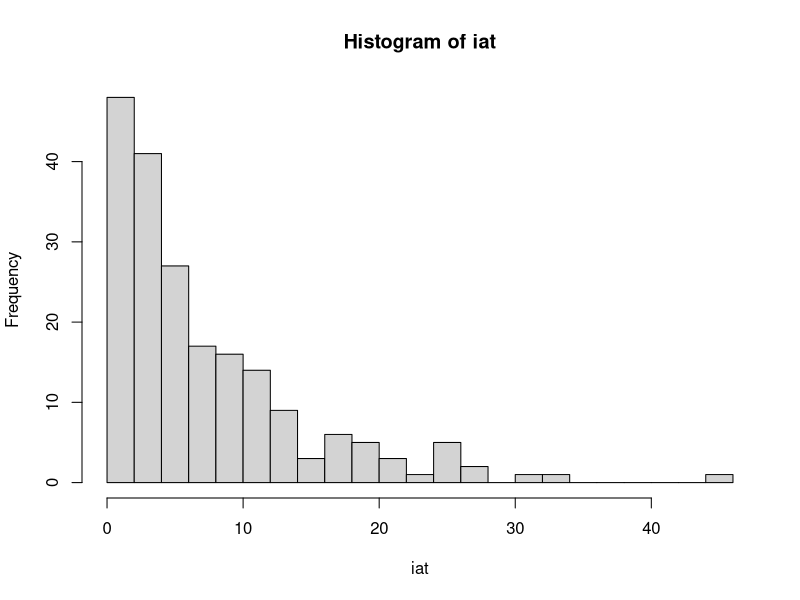
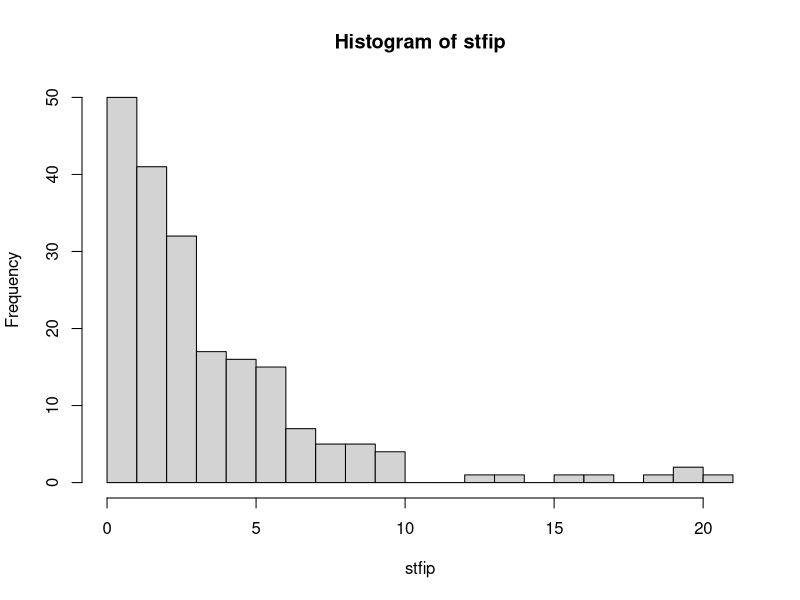
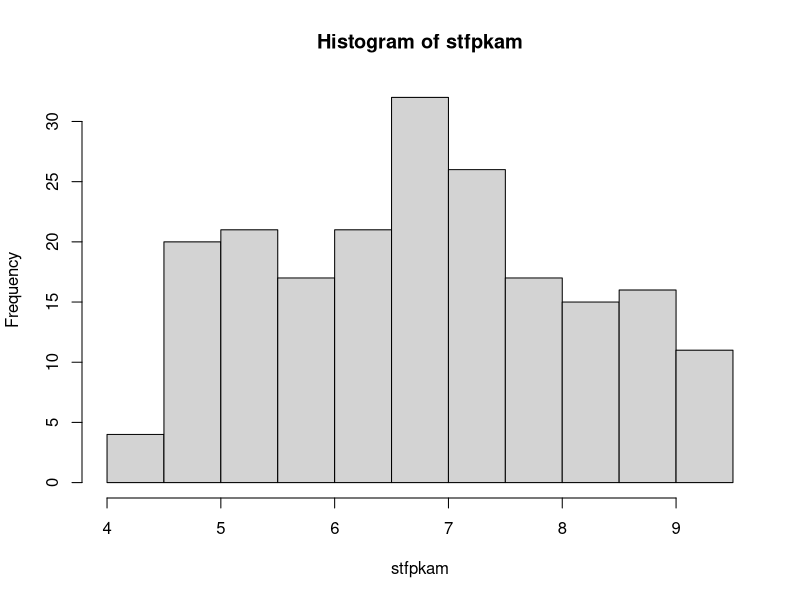

Recreate these plots in R, in order.
library(tidyr)
library(readxl)
library(stringr)
library(purrr)

data <- read.csv("Data_File_2818482.csv", header = FALSE, sep = "\t")

# Clean up the nonsense format of the file
ncols <- ncol(data)

data2 <- data.frame("interarrival_times" = unlist(data[1,2:ncols]),
                    "service_times_for_initial_phase" = unlist(data[2, 2:ncols]),
                    "service_times_for_placing_keyboard_and_mouse" = unlist(data[3, 2:ncols]),
                    "service_times_for_assembling_the_case" = unlist(data[4, 2:ncols])) %>% subset(complete.cases(.))
  

# starting with interarrival times...
iat <- data2$interarrival_times
iat_hist <- hist(iat, breaks = "FD")
# looks roughly exponential, with what seems like an outlier
# MLE would be n/sum(iat)
n_iat <- length(iat)
sum_iat <- sum(iat)
mle_iat <- n_iat/sum_iat
# test if the interarrival times follow an exponential(mle_iat) distribution
iat_test <- ks.test(iat, "pexp", rate=mle_iat, alternative = "two.sided")
# will need to correct the test statistic given we've estimated the distribution parameter from the data
# test stat will have a 95% sig level critical value of 1.094
iat_test_stat_corrected <- (iat_test$statistic - (0.2/n_iat))*(sqrt(n_iat) + 0.26 + (0.5/(sqrt(n_iat))))
# giving a corrected test statistics of 0.513 - Therefore, we can conclude that the interarrival times follow
# an exponential distribution with rate parameter =  0.138428

# looking at service times for initial phase
stfip <- data2$service_times_for_initial_phase
stfip_hist <- hist(stfip, breaks = "FD")
# not entirely clear what this is - possibly exponential, possible lognormal
#
# trying an exponential distribution
n_stfip <- length(stfip)
sum_stfip <- sum(stfip)
mle_exponential_stfip <- n_stfip / sum_stfip
# testing to see if data fits an exponential(mle_exponential_stfip) distribution
# again will need to correct the test statistic
stfip_exponential_test <- ks.test(stfip, "pexp", rate = mle_exponential_stfip, alternative = "two.sided")
# again, our critical value 95% sig level is 1.094
stfip_exponential_test_stat_corrected <- (stfip_exponential_test$statistic - (0.2/n_stfip))*(sqrt(n_stfip) + 0.26 + (0.5/(sqrt(n_stfip))))
# giving a test stat of 0.585.
# Therefore, we can conclude that the service times for the initial phase follow an exponential distribution 
# with rate parameter 0.2952633


# looking at service times for placing the keyboard and mouse
stfpkam <- data2$service_times_for_placing_keyboard_and_mouse
stfpkam_hist <- hist(stfpkam, breaks = "FD")
# this looks roughly uniformly distributed - albeit very roughly
# mle's here would be the min and max values
stfpkam_mle <- c(min(stfpkam), max(stfpkam))
# will need to bin and Chi-Square test here.
# will take the bins from the histogram
stfpkam_breaks <- stfpkam_hist$breaks
# get probs for expected values, assumig data comes from a uniform(4, 9.5) distribution
stfpkam_probs <- punif(stfpkam_breaks, min = 4, max = 9.5)
#want the probability of a value falling within each bin
stfpkam_probs2 <- stfpkam_probs[2:length(stfpkam_probs)]
stfpkam_probs3 <- stfpkam_probs[1:length(stfpkam_probs)-1]
stfpkam_probs4 <- stfpkam_probs2 - stfpkam_probs3
# get observed vals in each bin
stfpkam_observed <- stfpkam_hist$counts
# expected vals
stfpkam_expected <- length(stfpkam) * stfpkam_probs4
#
stfpkam_test_stat <- sum((stfpkam_observed - stfpkam_expected)**2 / stfpkam_expected)
# degrees of freedom here are 8, there are 11 breaks, need to minus 3 for estimating two parameters
pchisq(stfpkam_test_stat, 8, lower.tail=FALSE)
